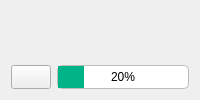
     <widget class="QFrame" name="progress_frame">
      <property name="frameShape">
       <enum>QFrame::NoFrame</enum>
      </property>
      <property name="frameShadow">
       <enum>QFrame::Raised</enum>
      </property>
      <layout class="QGridLayout" name="gridLayout_7">
       <item row="1" column="1">
        <widget class="QProgressBar" name="progressBar">
         <property name="styleSheet">
          <string notr="true">QProgressBar {
	border: 1px solid rgb(186, 189, 182);
    border-radius: 5px;
	text-align: center;
}
QProgressBar::chunk{
	background-color: rgb(0, 180, 136)
}</string>
         </property>
         <property name="value">
          <number>20</number>
         </property>
         <property name="invertedAppearance">
          <bool>false</bool>
         </property>
        </widget>
       </item>
       <item row="1" column="0">
        <widget class="QPushButton" name="cancelButton">
         <property name="minimumSize">
          <size>
           <width>0</width>
           <height>24</height>
          </size>
         </property>
         <property name="toolTip">
          <string>Cancel process</string>
         </property>
         <property name="text">
          <string/>
         </property>
         <property name="icon">
          <iconset resource="icons.qrc">
           <normaloff>:/Icons/icons/delete.svg</normaloff>:/Icons/icons/delete.svg</iconset>
         </property>
        </widget>
       </item>
       <item row="0" column="1">
        <widget class="QLabel" name="progress_label">
         <property name="text">
          <string/>
         </property>
        </widget>
       </item>
      </layout>
     </widget>
